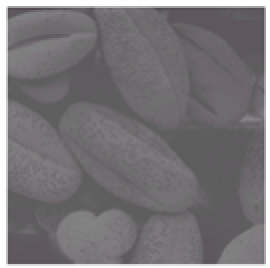
#> input picture Lab4/imgs/Picture2.png, 135 x 134 px, found by its file name (shown 2 times larger)
$ jupyter execute --allow-errors lab2-std.ipynb   (shell and % lines are left out)
#> lines starting #> are read from the running program, lines starting #| are printed output that depends on the picture
### Lab2/commonfunctions.py


import skimage.io as io
import matplotlib.pyplot as plt
import numpy as np
from skimage.exposure import histogram
from matplotlib.pyplot import bar
from skimage.color import rgb2gray,rgb2hsv

# Convolution:
from scipy.signal import convolve2d
from scipy import fftpack
import math

from skimage.util import random_noise
from skimage.filters import median
from skimage.feature import canny

from mpl_toolkits.mplot3d import Axes3D  # noqa: F401 unused import

import matplotlib.pyplot as plt
from matplotlib import cm
from matplotlib.ticker import LinearLocator, FormatStrFormatter
import numpy as np

# Edges
from skimage.filters import sobel_h, sobel, sobel_v,roberts, prewitt

# Show the figures / plots inside the notebook
def show_images(images,titles=None):
    #This function is used to show image(s) with titles by sending an array of images and an array of associated titles.
    # images[0] will be drawn with the title titles[0] if exists
    # You aren't required to understand this function, use it as-is.
    n_ims = len(images)
    if titles is None: titles = ['(%d)' % i for i in range(1,n_ims + 1)]
    fig = plt.figure()
    n = 1
    for image,title in zip(images,titles):
        a = fig.add_subplot(1,n_ims,n)
        if image.ndim == 2:
            plt.gray()
        plt.imshow(image)
        a.set_title(title)
        plt.axis('off')
        n += 1
    fig.set_size_inches(np.array(fig.get_size_inches()) * n_ims)
    plt.show()


def show_3d_image(img, title):
    fig = plt.figure()
    fig.set_size_inches((12,8))
    ax = fig.gca(projection='3d')

    # Make data.
    X = np.arange(0, img.shape[0], 1)
    Y = np.arange(0, img.shape[1], 1)
    X, Y = np.meshgrid(X, Y)
    Z = img[X,Y]

    # Plot the surface.
    surf = ax.plot_surface(X, Y, Z, cmap=cm.coolwarm,
                           linewidth=0, antialiased=False)

    # Customize the z axis.
    ax.set_zlim(0, 8)
    ax.zaxis.set_major_locator(LinearLocator(10))
    ax.zaxis.set_major_formatter(FormatStrFormatter('%.02f'))

    # Add a color bar which maps values to colors.
    fig.colorbar(surf, shrink=0.5, aspect=5)
    ax.set_title(title)
    plt.show()

def show_3d_image_filtering_in_freq(img, f):
    img_in_freq = fftpack.fft2(img)
    filter_in_freq = fftpack.fft2(f, img.shape)
    filtered_img_in_freq = np.multiply(img_in_freq, filter_in_freq)

    img_in_freq = fftpack.fftshift(np.log(np.abs(img_in_freq)+1))
    filtered_img_in_freq = fftpack.fftshift(np.log(np.abs(filtered_img_in_freq)+1))

    show_3d_image(img_in_freq, 'Original Image')
    show_3d_image(filtered_img_in_freq, 'Filtered Image')


# [6 lines left out: function showHist, not called in this run]

### Lab2/lab2-std.ipynb
# Lab 2: Convolution & Discrete Fourier Transform

[cell 1]
import commonfunctions as cf # this a custom module found the commonfunctions.py
import skimage.io as io
import matplotlib.pyplot as plt
import numpy as np
from skimage.color import rgb2gray
from scipy import fftpack
from scipy.signal import convolve2d
from skimage.util import random_noise
from skimage.exposure import rescale_intensity

# Show the matlpotlib figures inside the notebook

##### Helper functions:
cf.show_images(images, titles=None)
<br>
Given a list of images and -(optionally)- a list of titles, it plots them using matplotlib with their respective titles

### Part 1
#### Understanding the Concept of Inverse DFT

In this part, we will construct matrices in the frequency domain and see how they look in the 2D space domain

[cell 2]
# This function maps matrices from frequency to space then plots them
def plot_image_from_freq(freq_domain_mat):
    inverse_fft_mat = fftpack.ifft2(freq_domain_mat) # Inverse FFT is a fast version of inverse DFT
    # Due to approximations, the returned matrix contains complex numbers
    # So, we get the magnitude to be able to plot the image
    image = np.abs(inverse_fft_mat)
    cf.show_images([image], titles=['Image in Space Domain'])

[cell 3]
# We will first try to construct a matrix in the frequency domain that makes a vertically moving ripple in the space domain

freq_domain_mat = np.zeros([21,21])
freq_domain_mat[9, 10] = 1 # The choice of the value '1' is arbitrary
freq_domain_mat[11, 10] = 1
plot_image_from_freq(freq_domain_mat)

[cell 4]
# TODO: construct a matrix in the frequency domain that makes a HORIZONTALLY moving ripple in the space domain

freq_domain_mat = np.zeros([21,21])
freq_domain_mat[10, 9] = 1
freq_domain_mat[10, 11] = 1
plot_image_from_freq(freq_domain_mat)

[cell 5]
# Now a ripple moving diagonally
freq_domain_mat = np.zeros([21,21])
freq_domain_mat[9, 9] = 1
freq_domain_mat[11, 11] = 1
plot_image_from_freq(freq_domain_mat)

We recommend you try to construct different matrices like the previous ones and see if their space domain representation is what you expect

### Part 2
#### Understanding Image Filtering in the Frequency Domain

In this part, we will try to alter an image by multiplying it by a filter in the frequency domain.

[cell 6]
# This function applies a filter to an image in the frequency domain
# and plots multiple images describing the process
def apply_filter_in_freq(img, f):
    img_in_freq = fftpack.fft2(img)

    # we supply the img shape here to make both the filter and img have the same shape to be able to multiply
    filter_in_freq = fftpack.fft2(f, img.shape)
    filtered_img_in_freq = np.multiply(img_in_freq, filter_in_freq)
    filtered_img = fftpack.ifft2(filtered_img_in_freq)

    cf.show_images([img,
                fftpack.fftshift(np.log(np.abs(img_in_freq)+1)), # log for better intensity scale,
                                                                 # shift to make zero freq at center
                fftpack.fftshift(np.log(np.abs(filter_in_freq)+1)),
                fftpack.fftshift(np.log(np.abs(filtered_img_in_freq)+1)),
                np.abs(filtered_img)
                ], ['Image', 'Image in Freq. Domain', 'Filter in Freq. Domain', 'Filtered Image in Freq. Domain', 'Filtered Image'])

[cell 7]
# Let's try some filters on a sample image
img = io.imread('imgs/Picture2.png', as_gray=True)
#> img: shape (134, 135) float64; min 0.298, max 1, mean 0.462

# This is a low pass filter (more on that in the upcoming lectures)
f=np.array([
    [1,2,1],
    [2,4,2],
    [1,2,1]
])

apply_filter_in_freq(img, f)
#> in show_images (call 4), `n_ims = len(images)`: n_ims = 5
#> the loop in show_images (call 4), `for image,title in zip(images,titles):` made 5 passes
#> title on passes 1 to 5: 'Image', 'Image in Freq. Domain', 'Filter in Freq. Domain', 'Filtered Image in Freq. Domain', 'Filtered Image'
#> after the loop in show_images (call 4), `for image,title in zip(images,titles):`: n = 6
#> in show_images (call 4), `plt.show()`:
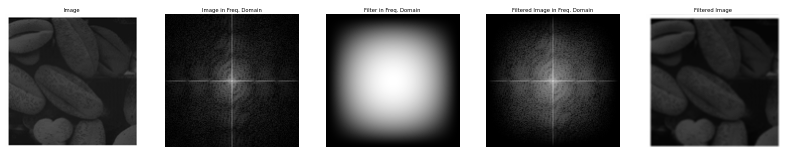
#> figure drawn by matplotlib, 5 panels

[cell 8]
# This is a high pass filter (more on that in the upcoming lectures)
f=np.array([
    [ 0,-1, 0],
    [-1, 4,-1],
    [ 0,-1, 0]
])

apply_filter_in_freq(img, f)
#> the loop in show_images (call 5), `for image,title in zip(images,titles):` made 5 passes
#> in show_images (call 5), `plt.show()`:
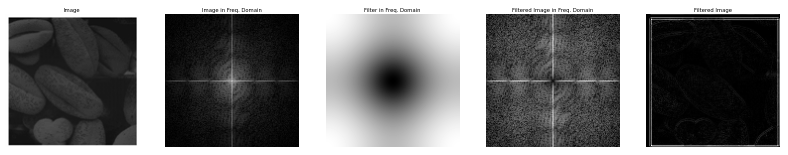
#> figure drawn by matplotlib, 5 panels

#### TODO
What happened to the filtered images in the two previous examples and why?

[cell 9]
# In the first example, we applied a low pass fiter to the image. As we approach the center of the image, the frequency
# is lower. The filter passes in these low frequencies and as we can see, the filtered image in the frequency domain now
# consists of low frequencies (image became brighter around the center). The high frequencies are ignored which reslulted in
# eliminating noise from the image but lower resolution and image quality (blurred) because the edges
# were removed in the final image.

# In the second example, a high pass filter is applied to the image, which is present away from the center of the image. This
# is because the frequency increases as the distance between the two components of a sine wave is greater. The filter passes
# high frequencies and ignored the lower ones that show the details of the image. The effect of noise is more visible and
# edges as well can be detected easily in the filtered image but none of the image details and global features are observed.
# The reason high frequencies show edges is because pixel intensity changes are
# highest at the sharp edges which corresponds to increasing frequencies at the edges.

#> (a cell that did not finish here is left out)

#> in show_3d_image_filtering_in_freq, `img_in_freq = fftpack.fftshift(np.log(np.abs(img_in_freq)+1))`:
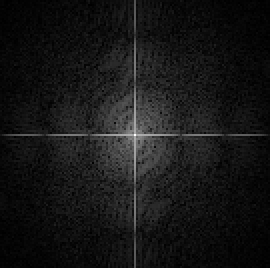
#> img_in_freq: shape (134, 135) float64 (shown 2 times larger); min 0.00391, max 9.03, mean 0.807; drawn with min black and max white
#> in show_3d_image_filtering_in_freq, `filtered_img_in_freq = fftpack.fftshift(np.log(np.abs(filtered_img_in_..`:
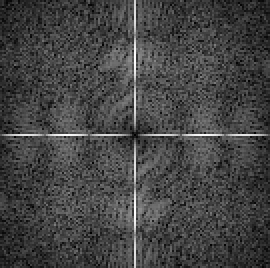
#> filtered_img_in_freq: shape (134, 135) float64 (shown 2 times larger); min 0, max 5.18, mean 1.39; drawn with min black and max white

### Part 3
#### Understanding Image Filtering in the Space Domain Through Convolution

In this part, you are required to convolve a couple of filters on imgs/bird.jpg which are shown in the next figure.

</img>

#### Functions you might need:
-> convolve2d(img, f), for documentation: <br>

Visit this link (https://docs.scipy.org/doc/scipy/reference/generated/scipy.signal.convolve2d.html)
<br>
Or
<br>
Press shift+tab after writing 'convolve2d' in a code cell

-> random_noise(img, mode) (https://scikit-image.org/docs/dev/api/skimage.util.html#skimage.util.random_noise)

[cell 11]
# TODO: Read an image and convert it to grayscale
img = io.imread('imgs/bird.jpg', as_gray=True)
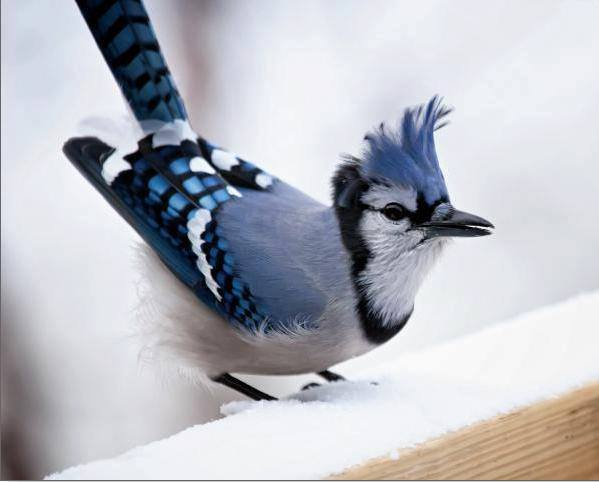
#> input picture Lab4/imgs/bird.jpg, 599 x 482 px, found by its file name
#> img: shape (482, 599) float64; min 0, max 0.999, mean 0.729

# TODO: Apply noise to the image and save it in another variable
noisy_img = random_noise(img, mode='s&p', amount=0.5)
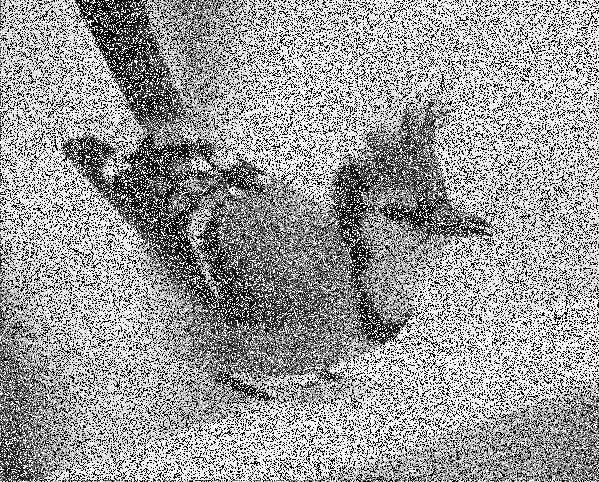
#> noisy_img: shape (482, 599) float64; min 0, max 1, mean 0.615

# TODO: Construct the required filters (hint: you can do it as we did in the previous part)
f1 = (1/9) * np.array([
    [ 1, 1, 1],
    [ 1, 1, 1],
    [ 1, 1, 1]
])

f2 = np.array([
    [ 1, 1, 1],
    [ 1, -8, 1],
    [ 1, 1, 1]
])

f3 = np.array([
    [ 1, 1, 1],
    [ 0, 0, 0],
    [ -1, -1, -1]
])

f4 = np.array([
    [ 1, 0, -1],
    [ 1, 0, -1],
    [ 1, 0, -1]
])

# TODO: Convolve the noisy image with f1 and the rest of the filters with the original image
img_f1 = convolve2d(noisy_img, f1) # Average filer
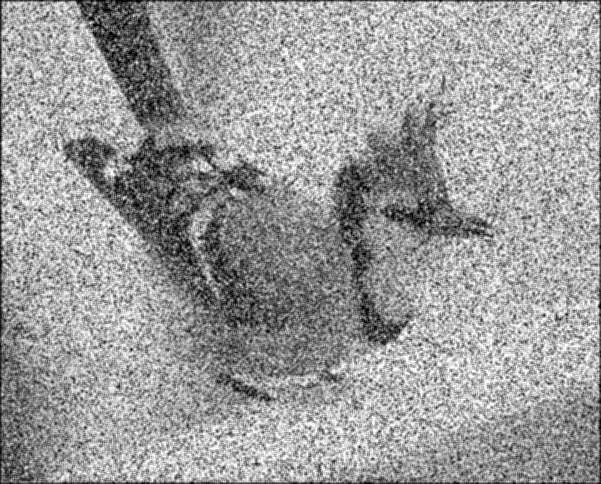
#> img_f1: shape (484, 601) float64; min 0, max 1, mean 0.611
img_f2 = convolve2d(img, f2) # Detect all edges
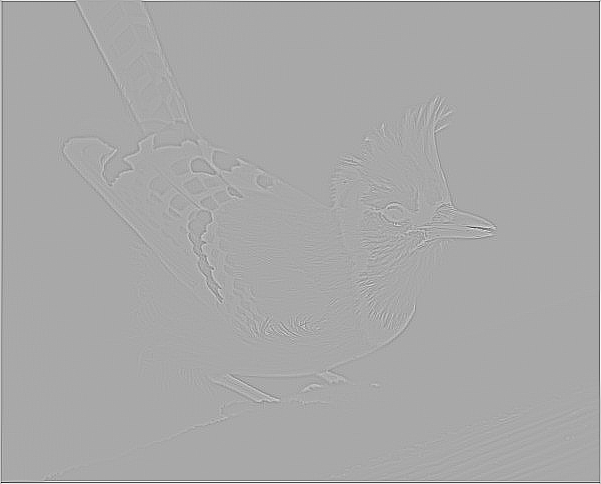
#> img_f2: shape (484, 601) float64; min -5.94, max 3.04, mean -1.18e-17; drawn with min black and max white
img_f3 = convolve2d(img, f3) # Detect horizontal edges
img_f4 = convolve2d(img, f4) # Detect vertical edges
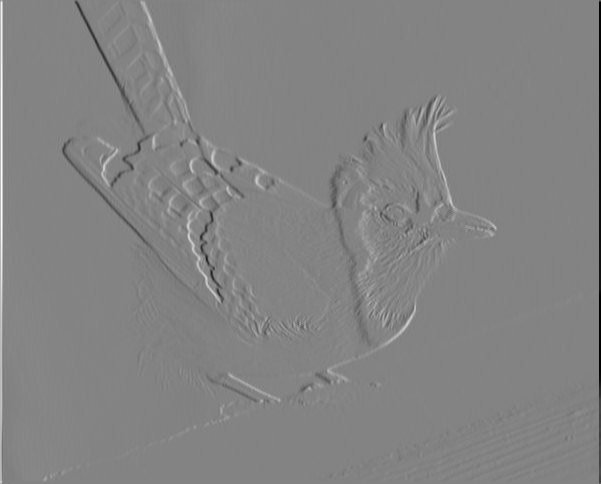
#> img_f4: shape (484, 601) float64; min -2.91, max 2.73, mean 2.38e-19; drawn with min black and max white


# Show the images
cf.show_images([rescale_intensity(x, in_range=(0.0,1.0), out_range=(0, 255)) for x in [img,noisy_img, img_f1,img_f2,img_f3,img_f4]],['Original','Noisy Image', 'Filtered 1','Filtered 2','Filtered 3','Filtered 4'])
#> the loop in show_images (call 6), `for image,title in zip(images,titles):` made 6 passes
#> title on passes 1 to 6: 'Original', 'Noisy Image', 'Filtered 1', 'Filtered 2', 'Filtered 3', 'Filtered 4'
#> after the loop in show_images (call 6), `for image,title in zip(images,titles):`: n = 7
#> in show_images (call 6), `plt.show()`:
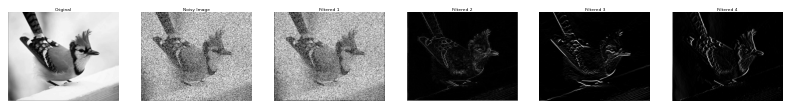
#> figure drawn by matplotlib, 6 panels
